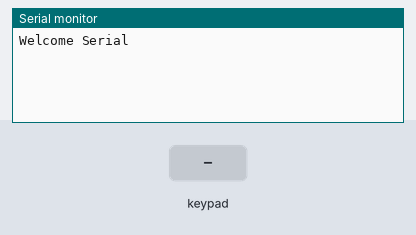
Simulated run of this sketch. Board: Arduino Uno, built with avr-gcc and run on an emulated ATmega328P. Parts: the last lines printed to the serial monitor. Wiring (inferred from the names in the program): 3×3 keypad with keys 1 2 3 4 5 6 7 8 9 (labels assumed): rows pin 5, pin 6, pin 7; columns pin 2, pin 3, pin 4. The test bench sets the inputs (shaded band).

Above: at 1.2 s.
1.3 s: key '1' pressed
At 1.8 s:
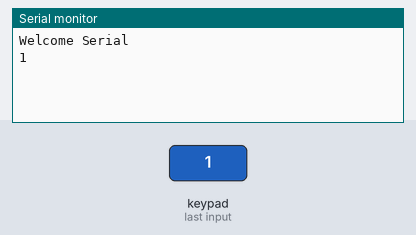
2.8 s: keypad keys 1 2 pressed 0.4 s apart
At 4.5 s:
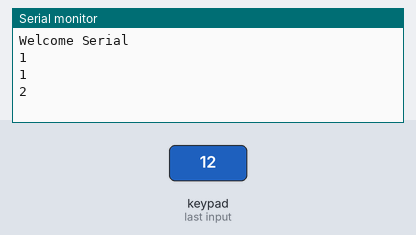
5.1 s: key '3' pressed
At 5.9 s:
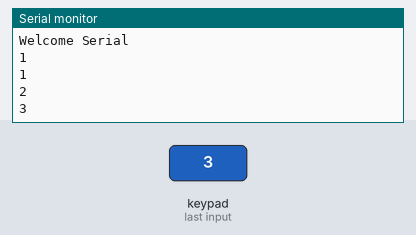
6.6 s: keypad keys 2 5 pressed 0.4 s apart
At 7.4 s:
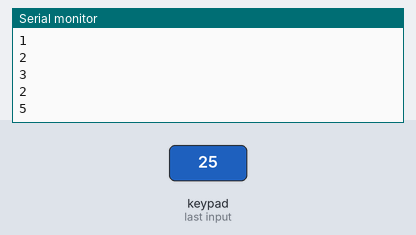
Timing chart, 0 to 9.6 s (numbered marks = the images above; inputs shaded):
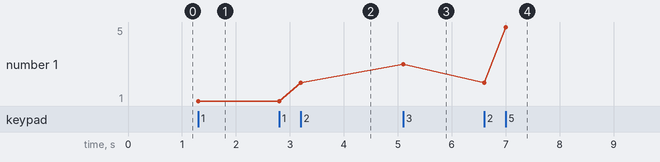

The sketch:

keypad.ino
```cpp
int R1=5,R2=6,R3=7,R4=8,C1=2,C2=3,C3=4;
void setup() {
 Serial.begin(9600);
 Serial.println("Welcome Serial");
 // all rows OUTPUT and cols INPUT
 pinMode(R1,OUTPUT);pinMode(R2,OUTPUT);pinMode(R3,OUTPUT);pinMode(R4,OUTPUT);
 pinMode(C1,INPUT);pinMode(C2,INPUT);pinMode(C3,INPUT);
 digitalWrite(C1,HIGH);digitalWrite(C2,HIGH);  digitalWrite(C3,HIGH);
}
int i=0;
void loop() {
  digitalWrite(R1,LOW);digitalWrite(R2,HIGH);
  digitalWrite(R3,HIGH);digitalWrite(R4,HIGH);
  if (digitalRead(C1) ==  LOW) {Serial.println("1"); delay(300);}
  if (digitalRead(C2) ==  LOW) {Serial.println("2"); delay(300);}
  if (digitalRead(C3) ==  LOW) {Serial.println("3"); delay(300);}
 //////////// second row
 digitalWrite(R1,HIGH);digitalWrite(R2,LOW);
  digitalWrite(R3,HIGH);digitalWrite(R4,HIGH);
  if (digitalRead(C1) ==  LOW) {Serial.println("4"); delay(300);}
  if (digitalRead(C2) ==  LOW) {Serial.println("5"); delay(300);}
  if (digitalRead(C3) ==  LOW) {Serial.println("6"); delay(300);}
  //////////// third row
 digitalWrite(R1,HIGH);digitalWrite(R2,HIGH);
  digitalWrite(R3,LOW);digitalWrite(R4,HIGH);
  if (digitalRead(C1) ==  LOW) {Serial.println("7"); delay(300);}
  if (digitalRead(C2) ==  LOW) {Serial.println("8"); delay(300);}
  if (digitalRead(C3) ==  LOW) {Serial.println("9"); delay(300);}

}
```

Measured:
- after the input at 1.3 s, the serial monitor: prints a new line at once (image 1)
- after the input at 2.8 s, the serial monitor: prints a new line after 0.40 s (image 2)
- after the input at 5.1 s, the serial monitor: prints a new line at once (image 3)
- after the input at 6.6 s, the serial monitor: prints a new line at once (image 4)
- plotted number 1: 1 → 2 after the input at 2.8 s, 2 → 3 after the input at 5.1 s, 3 → 5 after the input at 6.6 s
